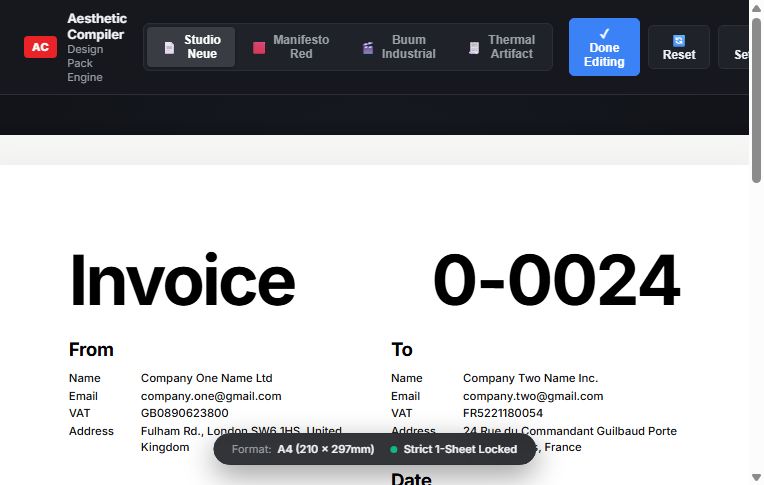
#> input picture test_shot.png, 764 x 485 px
$ python -i fidelity.py   (imports and definitions only)
#> lines starting #> are read from the running program, lines starting #| are printed output that depends on the picture
#> further down, picture is the input picture: shape (485, 764, 3); mean B, G, R 180.6, 177.9, 176.9
"""
Aestheticsrippy - fidelity metrics.

Scores how closely a rendered sheet matches its reference image, on a 0-100
scale, and explains *why* through four sub-scores:

  layout     Where the ink sits. Correlation of coarse ink-density maps, so
             "everything shrank toward the centre" is punished hard while a
             one-pixel nudge is not.
  structure  Edge-level similarity (SSIM on edge maps at two blur scales):
             rules, letter shapes, borders, rhythm.
  tone       Paper and ink colour: perceptual distance between weighted
             palettes in CIELAB.
  aspect     Whether the sheet has the reference's proportions at all.

The reference is first cropped to the printed sheet when it was photographed
on a contrasting background (a receipt on black, a poster in a frame).
"""

from __future__ import annotations

from dataclasses import dataclass, asdict
from typing import Dict, Optional, Sequence, Tuple

import cv2
import numpy as np

GRID_W = 480          # comparison width in px; height follows the reference aspect
DENSITY_CELLS = 24    # ink-density grid across the short side

WEIGHTS = {"layout": 0.40, "structure": 0.30, "tone": 0.20, "aspect": 0.10}


@dataclass
class Fidelity:
    score: float        # 0 = no better than blank paper in the right colour, 100 = identical
    raw: float          # weighted sub-scores before that calibration
    layout: float
    structure: float
    tone: float
    aspect: float
    ref_aspect: float
    render_aspect: float
    cropped: bool

    # [21 lines left out: functions as_dict, decode, not called in this run]


def crop_to_sheet(img: np.ndarray) -> Tuple[np.ndarray, bool]:
    """
    If the reference shows the sheet against a clearly different surround
    (dark table, black frame), crop to the sheet. Otherwise return it as-is.
    """
    h, w = img.shape[:2]
#> h = 485; w = 764
    gray = cv2.cvtColor(img, cv2.COLOR_BGR2GRAY)

    border = np.concatenate([gray[:4].ravel(), gray[-4:].ravel(),
                             gray[:, :4].ravel(), gray[:, -4:].ravel()])
#> border = 9992 values, max 255 at index 3056, min 0 at index 3449, mean 164.8
    interior = gray[h // 4: 3 * h // 4, w // 4: 3 * w // 4]
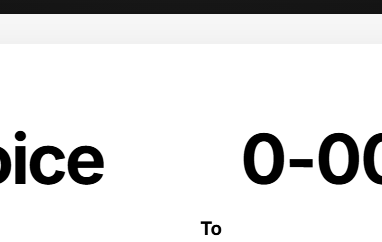
#> interior: shape (242, 382); min 0, max 255, mean 224.9
    if abs(float(np.median(border)) - float(np.median(interior))) < 60:
        return img, False  # no contrasting surround

    surround_dark = np.median(border) < np.median(interior)
    flag = cv2.THRESH_BINARY if surround_dark else cv2.THRESH_BINARY_INV
    _, mask = cv2.threshold(cv2.GaussianBlur(gray, (5, 5), 0), 0, 255, flag + cv2.THRESH_OTSU)
    mask = cv2.morphologyEx(mask, cv2.MORPH_CLOSE, np.ones((15, 15), np.uint8))
    contours, _ = cv2.findContours(mask, cv2.RETR_EXTERNAL, cv2.CHAIN_APPROX_SIMPLE)
    if not contours:
        return img, False
    x, y, cw, ch = cv2.boundingRect(max(contours, key=cv2.contourArea))
    if cw * ch < 0.25 * w * h or cw * ch > 0.98 * w * h:
        return img, False
    return img[y:y + ch, x:x + cw], True


def _resize(img: np.ndarray, size: Tuple[int, int]) -> np.ndarray:
    return cv2.resize(img, size, interpolation=cv2.INTER_AREA)


# --------------------------------------------------------------------------
# Metrics
# --------------------------------------------------------------------------

# [74 lines left out: functions _ink_mask, _density, layout_score, _ssim, structure_score, _palette and 1 more, not called in this run]


def aspect_score(ref_aspect: float, ren_aspect: float) -> float:
    err = abs(np.log(ren_aspect / ref_aspect))
    return float(max(0.0, 100.0 * (1.0 - err / 0.35)))  # ~30% off -> 0


# --------------------------------------------------------------------------
# Entry points
# --------------------------------------------------------------------------

# [23 lines left out: functions prepare, _parts, not called in this run]


def _weighted(parts: Dict[str, float]) -> float:
    return sum(WEIGHTS[k] * v for k, v in parts.items())


# [39 lines left out: functions score, diff_image, not called in this run]

>>> import cv2
>>> picture = cv2.imread('../test_shot.png')
>>> result = crop_to_sheet(picture)
